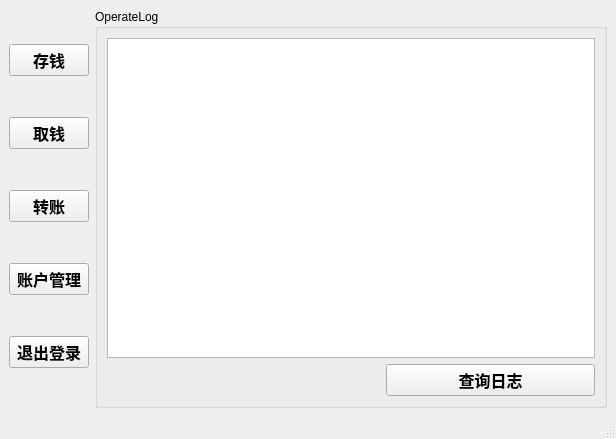
<?xml version="1.0" encoding="UTF-8"?>
<ui version="4.0">
 <class>Merchant</class>
 <widget class="QMainWindow" name="Merchant">
  <property name="geometry">
   <rect>
    <x>0</x>
    <y>0</y>
    <width>616</width>
    <height>439</height>
   </rect>
  </property>
  <property name="windowTitle">
   <string>账户交易</string>
  </property>
  <widget class="QWidget" name="centralwidget">
   <layout class="QVBoxLayout" name="verticalLayout_3">
    <item>
     <layout class="QHBoxLayout" name="HAll">
      <item>
       <layout class="QVBoxLayout" name="Vbt">
        <item>
         <widget class="QPushButton" name="btSaveMoney">
          <property name="font">
           <font>
            <pointsize>12</pointsize>
            <weight>75</weight>
            <bold>true</bold>
           </font>
          </property>
          <property name="text">
           <string>存钱</string>
          </property>
         </widget>
        </item>
        <item>
         <widget class="QPushButton" name="btGetMoney">
          <property name="font">
           <font>
            <pointsize>12</pointsize>
            <weight>75</weight>
            <bold>true</bold>
           </font>
          </property>
          <property name="text">
           <string>取钱</string>
          </property>
         </widget>
        </item>
        <item>
         <widget class="QPushButton" name="btTransMoney">
          <property name="font">
           <font>
            <pointsize>12</pointsize>
            <weight>75</weight>
            <bold>true</bold>
           </font>
          </property>
          <property name="text">
           <string>转账</string>
          </property>
         </widget>
        </item>
        <item>
         <widget class="QPushButton" name="btAccountManage">
          <property name="font">
           <font>
            <pointsize>12</pointsize>
            <weight>75</weight>
            <bold>true</bold>
           </font>
          </property>
          <property name="text">
           <string>账户管理</string>
          </property>
         </widget>
        </item>
        <item>
         <widget class="QPushButton" name="btLogOut">
          <property name="font">
           <font>
            <pointsize>12</pointsize>
            <weight>75</weight>
            <bold>true</bold>
           </font>
          </property>
          <property name="text">
           <string>退出登录</string>
          </property>
         </widget>
        </item>
       </layout>
      </item>
      <item>
       <widget class="QGroupBox" name="groupBox">
        <property name="title">
         <string>OperateLog</string>
        </property>
        <layout class="QVBoxLayout" name="verticalLayout_2">
         <item>
          <widget class="QTextBrowser" name="ShowLog"/>
         </item>
         <item>
          <layout class="QHBoxLayout" name="horizontalLayout" stretch="4,3">
           <item>
            <spacer name="horizontalSpacer">
             <property name="orientation">
              <enum>Qt::Horizontal</enum>
             </property>
             <property name="sizeHint" stdset="0">
              <size>
               <width>40</width>
               <height>20</height>
              </size>
             </property>
            </spacer>
           </item>
           <item>
            <widget class="QPushButton" name="btShowLog">
             <property name="font">
              <font>
               <pointsize>12</pointsize>
               <weight>75</weight>
               <bold>true</bold>
              </font>
             </property>
             <property name="text">
              <string>查询日志</string>
             </property>
            </widget>
           </item>
          </layout>
         </item>
        </layout>
       </widget>
      </item>
     </layout>
    </item>
   </layout>
  </widget>
  <widget class="QStatusBar" name="statusbar"/>
 </widget>
 <tabstops>
  <tabstop>btSaveMoney</tabstop>
  <tabstop>btGetMoney</tabstop>
  <tabstop>btTransMoney</tabstop>
  <tabstop>btAccountManage</tabstop>
  <tabstop>btLogOut</tabstop>
  <tabstop>btShowLog</tabstop>
  <tabstop>ShowLog</tabstop>
 </tabstops>
 <resources/>
 <connections/>
</ui>
